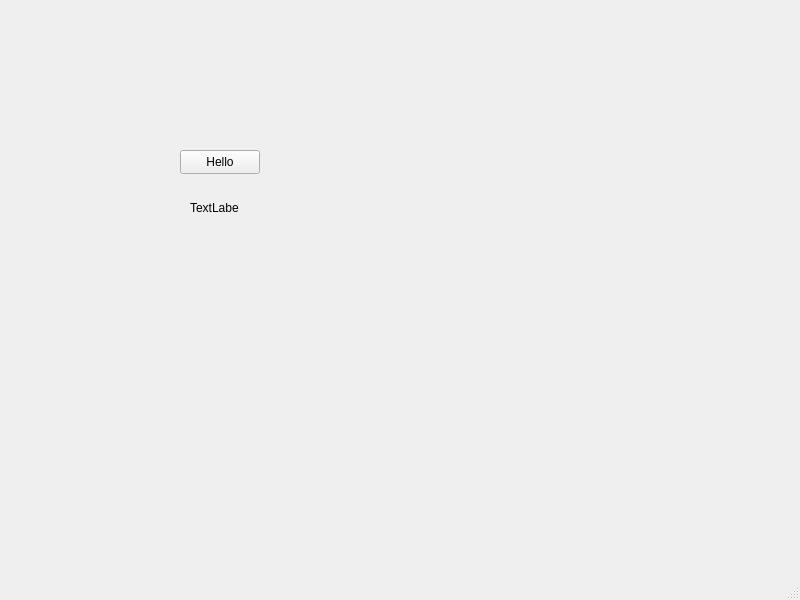
<?xml version="1.0" encoding="UTF-8"?>
<ui version="4.0">
 <class>MainWindow</class>
 <widget class="QMainWindow" name="MainWindow">
  <property name="geometry">
   <rect>
    <x>0</x>
    <y>0</y>
    <width>800</width>
    <height>600</height>
   </rect>
  </property>
  <property name="windowTitle">
   <string>MainWindow</string>
  </property>
  <widget class="QWidget" name="centralwidget">
   <widget class="QPushButton" name="pushButton">
    <property name="geometry">
     <rect>
      <x>180</x>
      <y>150</y>
      <width>80</width>
      <height>24</height>
     </rect>
    </property>
    <property name="text">
     <string>Hello</string>
    </property>
   </widget>
   <widget class="QLabel" name="label">
    <property name="geometry">
     <rect>
      <x>190</x>
      <y>200</y>
      <width>49</width>
      <height>16</height>
     </rect>
    </property>
    <property name="text">
     <string>TextLabel</string>
    </property>
   </widget>
  </widget>
  <widget class="QMenuBar" name="menubar">
   <property name="geometry">
    <rect>
     <x>0</x>
     <y>0</y>
     <width>800</width>
     <height>21</height>
    </rect>
   </property>
  </widget>
  <widget class="QStatusBar" name="statusbar"/>
 </widget>
 <resources/>
 <connections/>
</ui>
